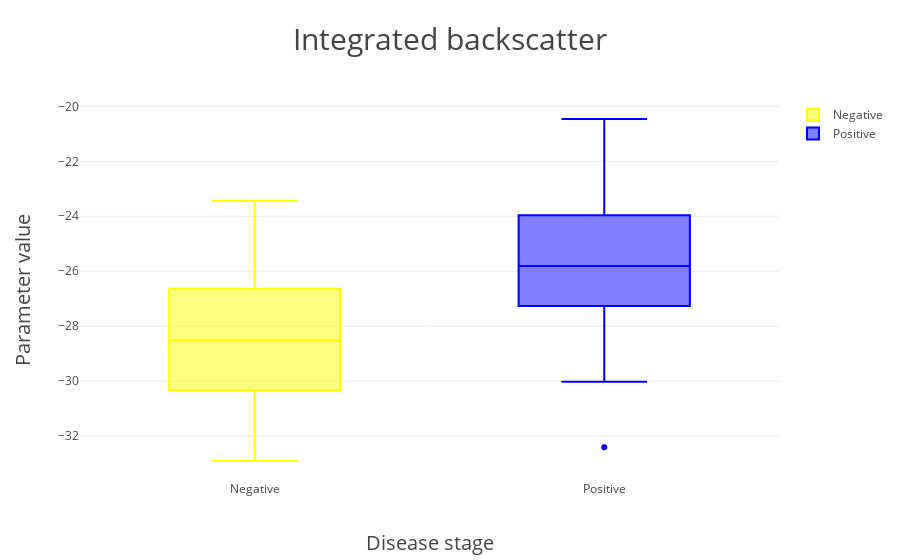
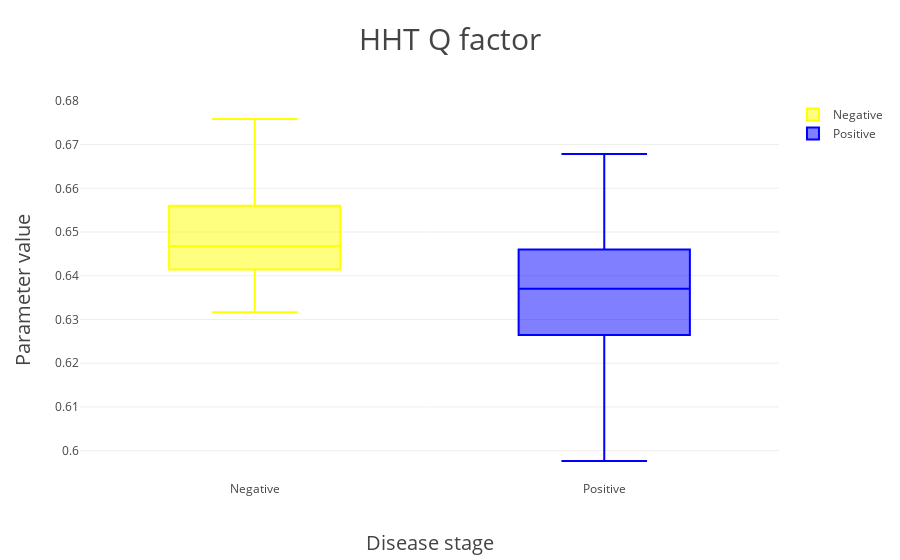

The code cell stored with these charts, in order, in its notebook:
### Markdown cell above
># train dataset
>>## separate in two categories by steatosis:
>>>### negative : < 10%
>>>### positive : >= 10%

### Code cell
# Box plot
# import models
import xlrd
import numpy as np
import plotly.graph_objs as go
from plotly.offline import init_notebook_mode, iplot

# open offline plotly
init_notebook_mode(connected=True)

# load data
## Pathology for train
data = xlrd.open_workbook("Pathology.xlsx").sheets()[0]

y_train = np.zeros((111, 3))
y_train[:, 0] = data.col_values(3)  # y0 = Integrated backscatter
y_train[:, 1] = data.col_values(4)  # y1 = Q factor (HHT)
y_train[:, 2] = data.col_values(6)  # y2 = Homogeneity factor

### group
y0 = []
y1 = []
nrows = data.nrows
for i in range(nrows):  # X = 'T' or 'F' from Pathology data 
    if data.cell(i,1).value < 10:
        y0.append(y_train[i, :].tolist())
    elif data.cell(i,1).value >= 10:
        y1.append(y_train[i, :].tolist())

### list to array
y0 = np.asarray(y0)
y1 = np.asarray(y1)

# def box_plot
def box_plot(i):
    trace0 = go.Box(y = y0[:, i], name = 'Negative', marker = dict(color = 'yellow'))
    trace1 = go.Box(y = y1[:, i], name = 'Positive', marker = dict(color = 'blue'))
    layout=go.Layout(title = '{0}'.format(categories[i]),
                     titlefont = {'size':'30'},
                     xaxis = {'title':'Disease stage', 'titlefont':{'size':'20'}},
                     yaxis = {'title':'Parameter value', 'titlefont':{'size':'20'}})
    traces = [trace0, trace1]
    fig = go.Figure(data=traces, layout=layout)
    iplot(fig)

# plot
categories = ['Integrated backscatter', 'HHT Q factor', 'Homogeneity factor']
for i in range(3):
    box_plot(i)

### Figure 1 — Plotly figure (JSON) as saved in the notebook; plotly's stock layout.template omitted (floating-point values rounded to 4 significant figures)
{"data": [{"marker": {"color": "yellow"}, "name": "Negative", "type": "box", "uid": "f845e9", "y": [-25.86, -28.0, -24.73, -24.59, -27.48, -24.0, -30.94, -32.91, -28.91, -28.21, -30.13, -29.33, -32.33, -26.44, -23.44, -30.88, -31.58, -31.71, -30.34, -25.99, -25.94, -28.51, -31.06, -30.76, -31.42, -30.63, -30.63, -29.54, -26.56, -29.26, -27.07, -29.59, -29.02, -26.9, -28.33, -30.13, -28.4, -29.38, -28.66, -27.91, -25.78, -27.45, -25.26, -27.39, -27.38, -30.33, -27.64, -31.41, -30.29, -25.41, -24.86]}, {"marker": {"color": "blue"}, "name": "Positive", "type": "box", "uid": "73b76c", "y": [-28.05, -29.38, -28.07, -27.13, -23.68, -28.45, -20.46, -26.7, -29.47, -25.51, -29.14, -26.29, -29.61, -30.02, -26.35, -25.04, -25.57, -24.61, -24.11, -28.13, -23.02, -28.64, -26.34, -24.05, -27.11, -22.85, -24.54, -23.16, -27.2, -26.41, -26.69, -25.8, -20.5, -26.01, -24.81, -25.16, -28.14, -25.23, -23.89, -26.29, -25.82, -29.36, -25.6, -24.23, -26.64, -32.4, -23.75, -29.3, -26.75, -22.04, -22.91, -25.44, -20.94, -24.46, -27.33, -20.52, -23.14, -26.81, -21.8, -23.48]}], "layout": {"autosize": true, "title": "Integrated backscatter", "titlefont": {"size": "30"}, "xaxis": {"autorange": true, "range": [-0.5, 1.5], "title": "Disease stage", "titlefont": {"size": "20"}, "type": "category"}, "yaxis": {"autorange": true, "range": [-33.6, -19.77], "title": "Parameter value", "titlefont": {"size": "20"}, "type": "linear"}}}

### Figure 2 — Plotly figure (JSON) as saved in the notebook; plotly's stock layout.template omitted (floating-point values rounded to 4 significant figures)
{"data": [{"marker": {"color": "yellow"}, "name": "Negative", "type": "box", "uid": "c694f3", "y": [0.6527, 0.645, 0.6487, 0.6759, 0.6553, 0.648, 0.6387, 0.6394, 0.6368, 0.6497, 0.6425, 0.6399, 0.6452, 0.6472, 0.6497, 0.6427, 0.6347, 0.6364, 0.6467, 0.6579, 0.6423, 0.6447, 0.6633, 0.6608, 0.6516, 0.6457, 0.6558, 0.6454, 0.6583, 0.639, 0.6561, 0.6446, 0.6412, 0.6503, 0.6491, 0.645, 0.6407, 0.6628, 0.6589, 0.6409, 0.6562, 0.6635, 0.6629, 0.6422, 0.6381, 0.641, 0.6316, 0.6602, 0.6438, 0.6477, 0.6566]}, {"marker": {"color": "blue"}, "name": "Positive", "type": "box", "uid": "886153", "y": [0.6347, 0.634, 0.6242, 0.6475, 0.6228, 0.6464, 0.6348, 0.6388, 0.6429, 0.6498, 0.6464, 0.6435, 0.6387, 0.6435, 0.6598, 0.6377, 0.6543, 0.6545, 0.6369, 0.6325, 0.6257, 0.6469, 0.6533, 0.6456, 0.6381, 0.6323, 0.628, 0.6257, 0.6245, 0.6377, 0.6381, 0.6434, 0.6371, 0.649, 0.6258, 0.617, 0.6528, 0.6416, 0.6304, 0.647, 0.6084, 0.6678, 0.6359, 0.6145, 0.6503, 0.6065, 0.6329, 0.639, 0.6296, 0.6493, 0.6219, 0.5976, 0.6171, 0.6411, 0.6282, 0.6286, 0.6271, 0.6196, 0.6203, 0.6334]}], "layout": {"autosize": true, "title": "HHT Q factor", "titlefont": {"size": "30"}, "xaxis": {"autorange": true, "range": [-0.5, 1.5], "title": "Disease stage", "titlefont": {"size": "20"}, "type": "category"}, "yaxis": {"autorange": true, "range": [0.5933, 0.6802], "title": "Parameter value", "titlefont": {"size": "20"}, "type": "linear"}}}
